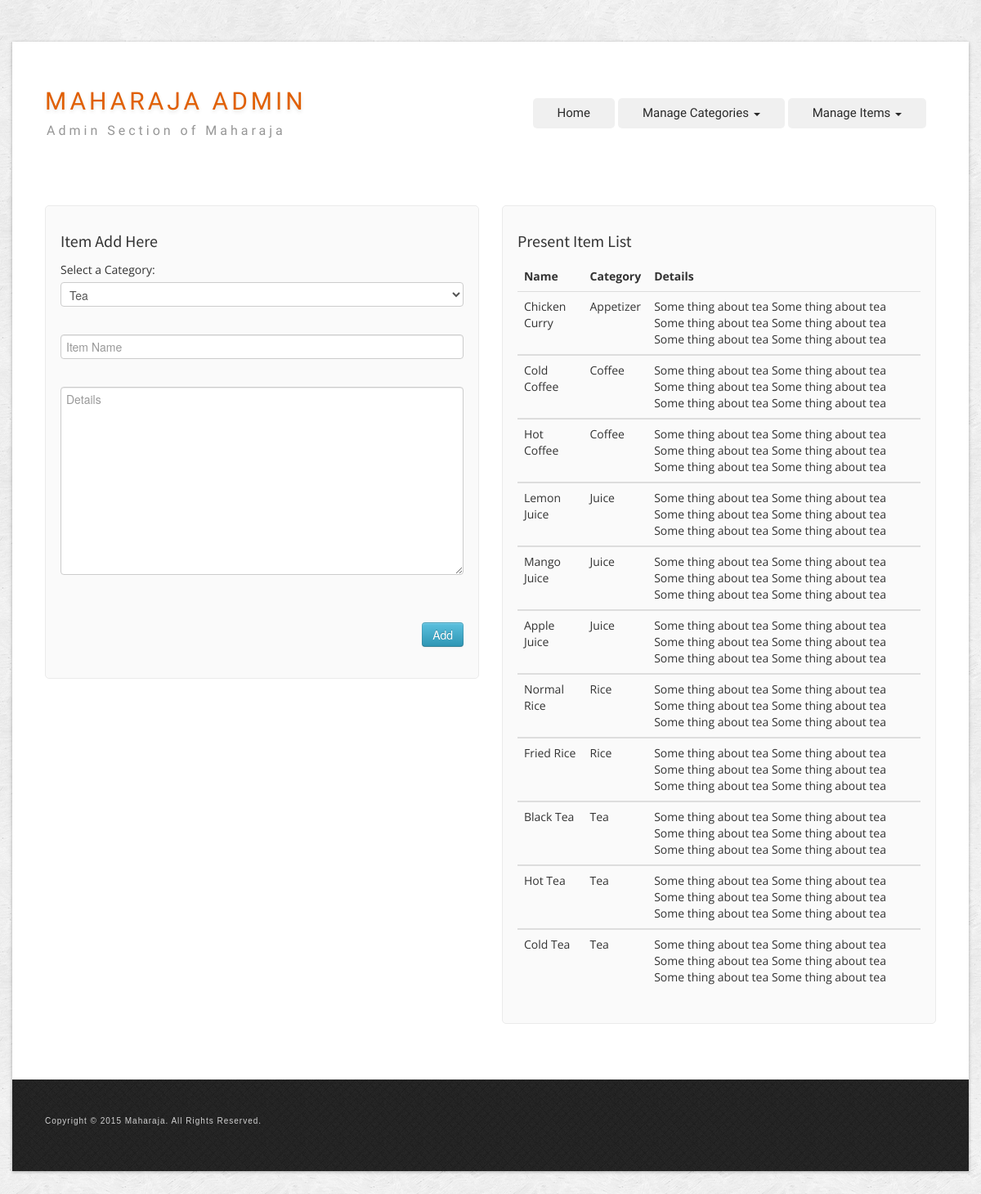
Page /admin/add_item.php on the committed database.
### tables this page shows
CREATE TABLE IF NOT EXISTS `manu_item` (
  `item_id` int(11) NOT NULL AUTO_INCREMENT,
  `item_name` varchar(255) NOT NULL,
  `item_details` varchar(255) NOT NULL,
  `category_name` varchar(255) NOT NULL,
  PRIMARY KEY (`item_id`)
);

### admin/add_item.php (the view, shortened to what this page needs)
<!DOCTYPE HTML>
<html>
<head>
    <link href="scripts/bootstrap/css/bootstrap.min.css" rel="stylesheet">
    <link href="scripts/bootstrap/css/bootstrap-responsive.min.css" rel="stylesheet">
    <link href="scripts/icons/general/stylesheets/general_foundicons.css" media="screen" rel="stylesheet" type="text/css" />
    <link href="scripts/icons/social/stylesheets/social_foundicons.css" media="screen" rel="stylesheet" type="text/css" />
    <link rel="stylesheet" href="scripts/fontawesome/css/font-awesome.min.css">
    <link href="scripts/wookmark/css/style.css" rel="stylesheet" type="text/css" />	<link href="scripts/yoxview/yoxview.css" rel="stylesheet" type="text/css" />
    <link href="styles/custom.css" rel="stylesheet" type="text/css" />
</head>
<body id="pageBody">
<div id="divBoxed" class="container">
    <div class="transparent-bg" style="position: absolute;top: 0;left: 0;width: 100%;height: 100%;z-index: -1;zoom: 1;"></div>
    <div class="divPanel notop nobottom">
            <div class="row-fluid">
                <div class="span12">
                    <div id="divLogo" class="pull-left">
                        <a href="index.php" id="divSiteTitle">Maharaja Admin</a><br />
                        <a href="index.php" id="divTagLine">Admin Section of Maharaja</a>
                    </div>
                    <div id="divMenuRight" class="pull-right">
                    <div class="navbar">
                            <div class="nav-collapse collapse">
                            <ul class="nav nav-pills ddmenu">
                            <li><a href="index.php">Home</a></li>
							<li class="dropdown">
                            <a href="#" class="dropdown-toggle">Manage Categories <b class="caret"></b></a>
                            </li>
							<li class="dropdown">
                            <a href="#" class="dropdown-toggle">Manage Items <b class="caret"></b></a>
                            </li>
                            </ul>
                            </div>
                        </div>
                    </div>
                </div>
            </div>
            <div class="row-fluid">
                <div class="span12">
                </div>
            </div>
    </div>
    <div class="contentArea">
        <div class="divPanel notop page-content">
            <div class="row-fluid" >
			<div class="span6 sidebar">
                    <div class="sidebox">
					<h3 class="sidebox-title">Item Add Here</h3>
<form action="action_add_item.php" enctype="multipart/form-data" method="post">
  <fieldset>
	<label>Select a Category: </label>
	<select id="sc" name="category_name" class="input-block-level">
	<?php
		require_once('dbconnect.php');
		$sql_category = "SELECT * FROM category ORDER BY serial";
		$result_category = mysqli_query($con, $sql_category);
		while ($row = $result_category ->fetch_assoc())
		{
		echo"<option value = '".$row['category_name']."'>";
		echo $row['category_name'];
		echo"</option>";
		}
	?>
	</select></br>
	<input type="text" name="item_name" id="name" value=""  class="input-block-level" placeholder="Item Name" required /></br></br>
	<textarea rows="11" name="item_details" id="message" class="input-block-level" placeholder="Details" required ></textarea> </br></br>
    <div class="actions">
	<input type="submit" value="Add" name="Upload Now" id="submitButton" class="btn btn-info pull-right" title="Click here to submit your message!" />
	</div>
	</fieldset>
</form>
                    </div>
                </div>
                <div class="span6 sidebar">
                    <div class="sidebox">
                        <h3 class="sidebox-title">Present Item List</h3>
						<table class="table">
								<thead>
									<tr>
										<th>Name</th>
										<th>Category</th>
										<th>Details</th>
									</tr>
								</thead>
								<?php
											require_once('dbconnect.php');
											$sql_category = "SELECT * FROM manu_item ORDER BY category_name";
											$result_category = mysqli_query($con, $sql_category);
											while ($row = $result_category ->fetch_assoc())
												{
													echo"<tbody>";
														echo"<tr>";
														echo"<td>";
														echo $row['item_name'];
														echo"</td>";
														echo"<td>";
														echo $row['category_name'] ;
														echo"</td>";
														echo"<td>";
														echo $row['item_details'];
														echo"</td>";
														echo"</tr>";
													echo"</tbody>";
												}
										?>
						</table>
                    </div>
                </div>
            </div>
        </div>
    </div>
    <div id="divFooter" class="footerArea">
        <div class="divPanel">
            <div class="row-fluid">
                <div class="span12">
                    <p class="copyright">
                        Copyright © 2015 Maharaja. All Rights Reserved.
                    </p>
                </div>
            </div>
        </div>
    </div>
</div>
<br /><br /><br />
</body>
</html>

### admin/styles/custom.css (style rules this page uses)
#divSiteTitle { text-decoration:none; }
#divTagLine { text-decoration:none; }
h3, h4, h5, h6 { line-height:1.5 !important }
.copyright { font-size:smaller;letter-spacing:1px; }
#divBoxed { position:relative }
.divPanel.notop { padding-top:0px }
.divPanel.nobottom { padding-bottom:0px }
.navbar .nav-pills > li > a { text-shadow:none;font-weight:normal; }
body { background-image: url(scribble_light.png); background-position: inherit inherit; background-repeat: repeat repeat; }
#divBoxed { margin-top: 51px; ;;; }
#divLogo { margin-top: 48px; margin-bottom: 0px; text-align: left; }
#divSiteTitle { font-family: Syncopate; font-size: 30px; line-height: 49px; color: rgb(224, 95, 3); text-shadow: rgba(0, 0, 0, 0.0980392) 0px 3px 5px, rgba(255, 255, 255, 0.298039) 0px -5px 35px; letter-spacing: 4px; font-weight: normal; font-style: normal; text-transform: uppercase; }
#divTagLine { color: rgb(150, 150, 150); line-height: 24px; text-transform: none; letter-spacing: 4px; font-size: 16px; padding-left: 2px; padding-right: 2px; background-color: transparent; text-shadow: none; font-family: Abel; font-weight: normal; font-style: normal; text-decoration: initial; }
.page-content { line-height: 22px; font-family: 'Open Sans', sans-serif; }
.sidebox { background-color: rgb(250, 250, 250); -webkit-box-shadow: none; box-shadow: none; padding: 18px; margin-top: 26px; border: 1px solid rgb(235, 235, 235); border-top-left-radius: 5px; border-top-right-radius: 5px; border-bottom-right-radius: 5px; border-bottom-left-radius: 5px; font-family: 'Open Sans', sans-serif; line-height: 24px; color: rgb(51, 51, 51); }
.sidebar { padding-top: 23px; }
.sidebox-title { font-weight: normal; font-style: normal; font-size: 20px; letter-spacing: 0px; line-height: 40px; font-family: 'Source Sans Pro', sans-serif; color: rgb(51, 51, 51); }
#divFooter { border-bottom-left-radius: 0px; border-bottom-right-radius: 0px; background-color: rgb(122, 12, 12); color: rgb(211, 211, 211); font-family: Actor, sans-serif; text-transform: none; font-size: 12px; letter-spacing: 0px; line-height: 22px; background-image: url(tactile_noise.png); background-repeat: repeat repeat; }
.divPanel { padding: 40px;;;; }
.transparent-bg { -moz-box-shadow: rgba(0, 0, 0, 0.298039) 0px 1px 4px; -webkit-box-shadow: rgba(0, 0, 0, 0.298039) 0px 1px 4px; box-shadow: rgba(0, 0, 0, 0.298039) 0px 1px 4px; background-color: rgb(255, 255, 255); border-top-left-radius: 0px; border-top-right-radius: 0px; border-bottom-right-radius: 0px; border-bottom-left-radius: 0px;; }
h3,.page-content h3 a { font-weight: normal; font-style: normal; font-family: 'Source Sans Pro', sans-serif; font-size: 28px; line-height: 50px; }
.nav .dropdown-toggle .caret { border-top-color:rgb(0, 0, 0);border-bottom-color:rgb(0, 0, 0); }
.navbar .nav-pills > li > a { margin-left:2px;margin-right:2px;padding:10px 30px;border-radius:5px;color:rgb(41, 41, 41);background-color:rgb(240, 240, 240) }
.navbar .ddmenu { margin-top:67px;margin-bottom:0px }
.navbar .nav-pills li.dropdown > .dropdown-toggle .caret, .navbar .nav-pills li.dropdown.open > .dropdown-toggle .caret, .navbar .nav-pills li.dropdown.active > .dropdown-toggle .caret, .navbar .nav-pills li.dropdown.open.active > .dropdown-toggle .caret { border-top-color:rgb(41, 41, 41);border-bottom-color:rgb(41, 41, 41); }
.ddmenu.nav-pills li a { font-family: 'Pontano Sans'; font-size: 15px; line-height: 17px; }

### rows in the picture
manu_item: item_name "Chicken Curry", category_name "Appetizer", item_details "Some thing about tea Some thing about tea Some thing about tea Some thing about tea Some thing about tea Some thing about tea"
manu_item: item_name "Cold Coffee", category_name "Coffee", item_details "Some thing about tea Some thing about tea Some thing about tea Some thing about tea Some thing about tea Some thing about tea"
manu_item: item_name "Hot Coffee", category_name "Coffee", item_details "Some thing about tea Some thing about tea Some thing about tea Some thing about tea Some thing about tea Some thing about tea"
manu_item: item_name "Lemon Juice", category_name "Juice", item_details "Some thing about tea Some thing about tea Some thing about tea Some thing about tea Some thing about tea Some thing about tea"
manu_item: item_name "Mango Juice", category_name "Juice", item_details "Some thing about tea Some thing about tea Some thing about tea Some thing about tea Some thing about tea Some thing about tea"
manu_item: item_name "Apple Juice", category_name "Juice", item_details "Some thing about tea Some thing about tea Some thing about tea Some thing about tea Some thing about tea Some thing about tea"
manu_item: item_name "Normal Rice", category_name "Rice", item_details "Some thing about tea Some thing about tea Some thing about tea Some thing about tea Some thing about tea Some thing about tea"
manu_item: item_name "Fried Rice", category_name "Rice", item_details "Some thing about tea Some thing about tea Some thing about tea Some thing about tea Some thing about tea Some thing about tea"
manu_item: item_name "Black Tea", category_name "Tea", item_details "Some thing about tea Some thing about tea Some thing about tea Some thing about tea Some thing about tea Some thing about tea"
manu_item: item_name "Hot Tea", category_name "Tea", item_details "Some thing about tea Some thing about tea Some thing about tea Some thing about tea Some thing about tea Some thing about tea"
manu_item: item_name "Cold Tea", category_name "Tea", item_details "Some thing about tea Some thing about tea Some thing about tea Some thing about tea Some thing about tea Some thing about tea"

### other values in the picture
form field category_name "Tea"
